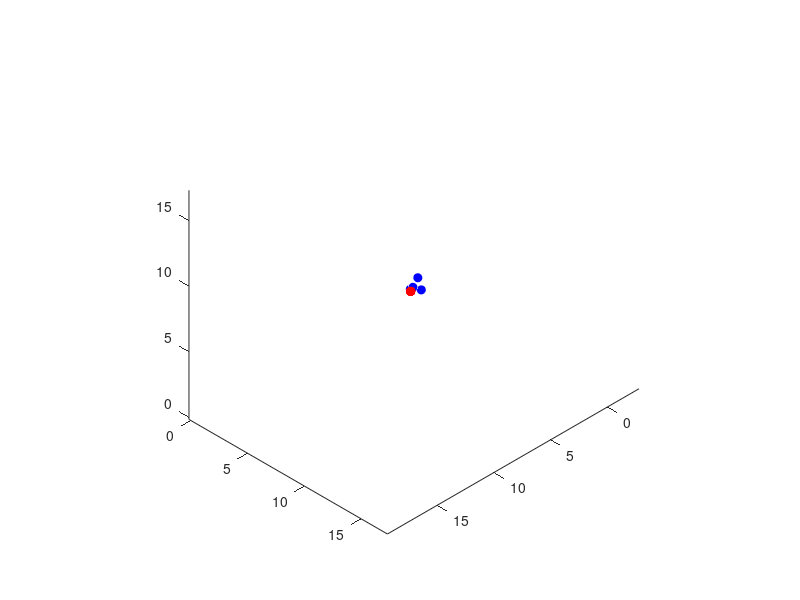

Write the MATLAB code that produced this figure. (Note: this script raises an error after producing the figure.)
% ACA with full pivoting: reconstruction of potential 

clear variables, close all

% number of sources
N = 4;
% number of targets
M = 5;

% radius of sources
R0 = 1;
% inner radius of targets
R1 = 0;
% outer radius of targets
R2 = 10;

% desired tolerance
eps = logspace(-1,-10,10);

% source points
r = R0*rand(N,1);
theta = pi*rand(N,1);
phi = 2*pi*rand(N,1);
P = [r.*sin(theta).*cos(phi) r.*sin(theta).*sin(phi) r.*cos(theta)];

% charges
q = ones(N,1);

% target points
s = sqrt(3)*linspace(R1,max(R2),M)';
Q = [s s s];

% plot
h1 = figure; hold on, axis equal, view([1 1 1])
plot3(P(:,1),P(:,2),P(:,3),'o','MarkerSize',6,'MarkerEdgeColor','b','MarkerFaceColor','b');
plot3(Q(:,1),Q(:,2),Q(:,3),'o','MarkerSize',6,'MarkerEdgeColor','r','MarkerFaceColor','r');

% calculate 1/r matrix (assume point charge q = 1)
D = distance(Q,P);
% kernel matrix K
K = 1./D;

% exact potential
tic
Vex = K*q;
toc
% norm of K
normK = norm(K,'fro')^2;
h2 = figure; hold on
%plot(1:M,Vex,'r')

for i = 1:length(eps)
    % initialization
    R = K;
    err = 1;
    
    U = [];
    V = [];
    while err > eps(i)
        % find pivot
        [maxK,imaxR] = max(R(:));
        [imax,jmax] = ind2sub(size(K),imaxR);
        % normalizing constant
        gamma = 1./R(imaxR);
        % new functions
        u = gamma*R(:,jmax);
        v = R(imax,:);
        % new residual
        R = R-u*v;
        % new approximation
        U = [U u];
        V = [V; v];
        normR = norm(R,'fro');
        err = normR/normK;
    end
    
    nr(i) = size(U,2);
    tic
    Vr(:,i) = U*(V*q);
    toc
end
plot(sqrt(sum(Q.^2,2)),log10(abs(Vr-repmat(Vex,1,length(eps)))./repmat(Vex,1,length(eps))))
xlabel('curvilinear coordinate');
ylabel('log10 of relative error on potential');
legendCell = cellstr(num2str([eps' nr'], 'eps = %5.0e, r = %-d'));
legend(legendCell);
figuresetup(h2);
